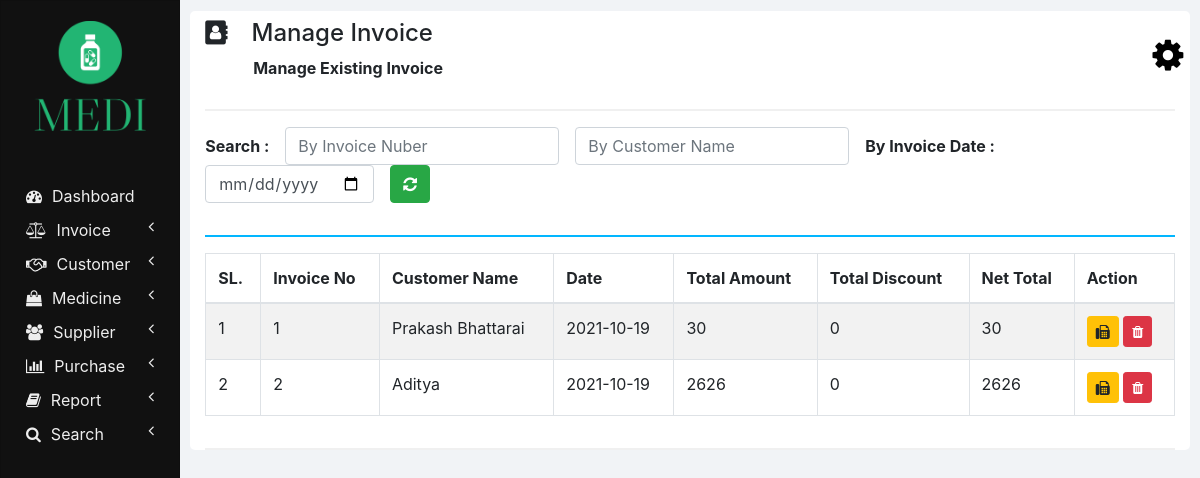
/manage_invoice.php, run on an earlier commit of the app's database.
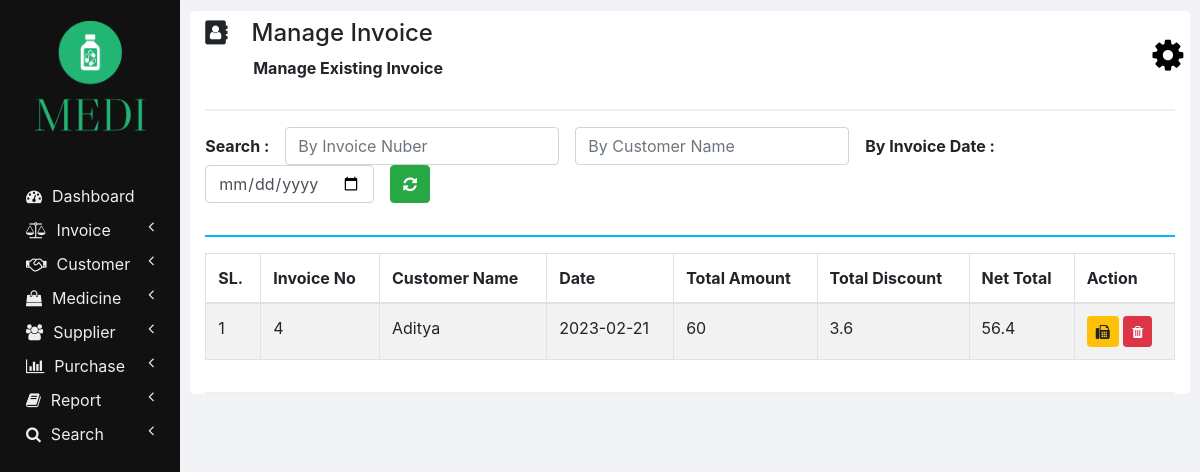
And on a later commit of the database.
### tables this page shows
CREATE TABLE `invoices` (
  `INVOICE_ID` int(11) NOT NULL,
  `NET_TOTAL` double NOT NULL DEFAULT 0,
  `INVOICE_DATE` date NOT NULL DEFAULT current_timestamp(),
  `CUSTOMER_ID` int(11) NOT NULL,
  `TOTAL_AMOUNT` double NOT NULL,
  `TOTAL_DISCOUNT` double NOT NULL
);

CREATE TABLE `customers` (
  `ID` int(11) NOT NULL,
  `NAME` varchar(20) NOT NULL,
  `CONTACT_NUMBER` varchar(10) NOT NULL,
  `ADDRESS` varchar(100) NOT NULL,
  `DOCTOR_NAME` varchar(20) NOT NULL,
  `DOCTOR_ADDRESS` varchar(100) NOT NULL
);

### php/manage_invoice.php (the view, shortened to what this page needs)
<?php
  function showInvoices() {
    require "db_connection.php";
    if($con) {
      $seq_no = 0;
      $query = "SELECT * FROM invoices INNER JOIN customers ON invoices.CUSTOMER_ID = customers.ID";
      $result = mysqli_query($con, $query);
      while($row = mysqli_fetch_array($result)) {
        $seq_no++;
        showInvoiceRow($seq_no, $row);
      }
    }
  }
  function showInvoiceRow($seq_no, $row) {
    ?>
    <tr>
      <td><?php echo $seq_no; ?></td>
      <td><?php echo $row['INVOICE_ID']; ?></td>
      <td><?php echo $row['NAME']; ?></td>
      <td><?php echo $row['INVOICE_DATE']; ?></td>
      <td><?php echo $row['TOTAL_AMOUNT']; ?></td>
      <td><?php echo $row['TOTAL_DISCOUNT']; ?></td>
      <td><?php echo $row['NET_TOTAL']; ?></td>
      <td>
        <button class="btn btn-warning btn-sm" onclick="printInvoice(<?php echo $row['INVOICE_ID']; ?>);">
          <i class="fa fa-fax"></i>
        </button>
        <button class="btn btn-danger btn-sm" onclick="deleteInvoice(<?php echo $row['INVOICE_ID']; ?>);">
          <i class="fa fa-trash"></i>
        </button>
      </td>
    </tr>
    <?php
  }
    ?>

What changed in the data, as far as the page shows it:
removed invoices: seq_no "1", INVOICE_ID "1", CUSTOMER_ID.NAME "Prakash Bhattarai", INVOICE_DATE "2021-10-19", TOTAL_AMOUNT "30", TOTAL_DISCOUNT "0", NET_TOTAL "30"
removed invoices: seq_no "2", INVOICE_ID "2", CUSTOMER_ID.NAME "Aditya", INVOICE_DATE "2021-10-19", TOTAL_AMOUNT "2626", TOTAL_DISCOUNT "0", NET_TOTAL "2626"
added invoices: seq_no "1", INVOICE_ID "4", CUSTOMER_ID.NAME "Aditya", INVOICE_DATE "2023-02-21", TOTAL_AMOUNT "60", TOTAL_DISCOUNT "3.6", NET_TOTAL "56.4"
